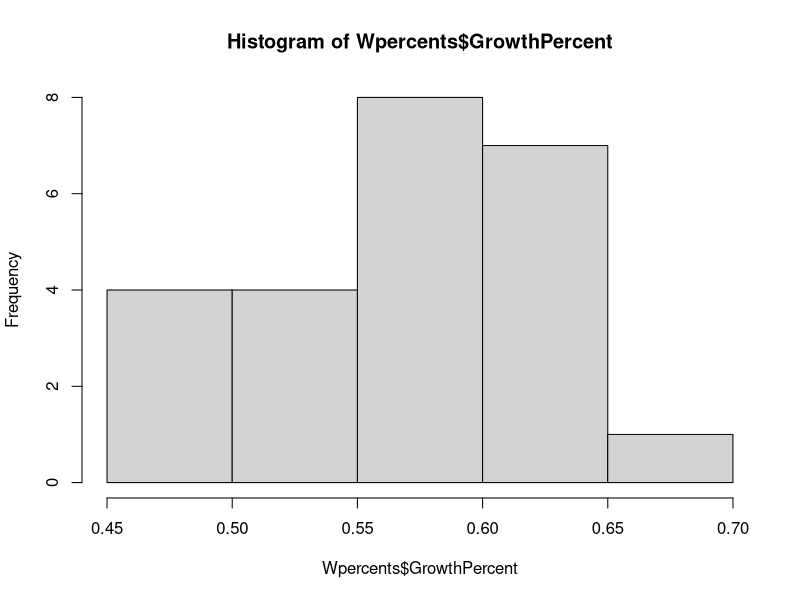
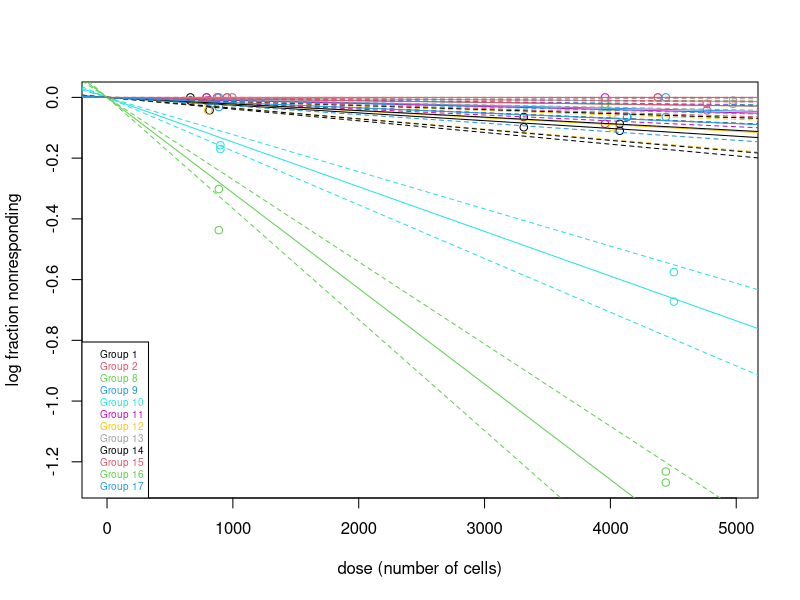

Generate these figures, in order, with R:
## ---- chunk 1
library(dplyr)
library(ggplot2)
library(reshape2)
library(stringr)
library(statmod)

RawData <- read.csv("HPRT_rawresults_072516.csv")
summary(RawData)
## ---- chunk 2
WEHIonly <- RawData %>% filter(Media == "WEHI")
summary(WEHIonly)
WEHIcomplete <- WEHIonly %>% filter(!is.na(WellsGrown))
Wpercents <- WEHIcomplete %>% transform(GrowthPercent = WellsGrown / WellsPlated)
hist(Wpercents$GrowthPercent)
## ---- chunk 3
#Creating a line-media combination to group analysis
GroupedData <- RawData %>% mutate(LineMedia = paste(LineID, Media))


WehiPE <- GroupedData %>% filter(Media == "WEHI")
WehiELDA <- elda(response = WehiPE$WellsGrown, dose = WehiPE$CellsPerWell, tested = WehiPE$WellsPlated, group = WehiPE$LineID, observed = FALSE, confidence = 0.95, test.unit.slope = TRUE)

WehiELDAest <- as.data.frame(WehiELDA$CI)
head(WehiELDA)
WehiELDAest <- add_rownames(WehiELDAest, var = "LineID")
WehiELDAest <- WehiELDAest %>% mutate(LineID = as.factor(LineID))
#write.csv(WehiELDAest, "WehiELDAConfIntervals.csv")

#Need to clean up the LineID field
WehiELDAest <- WehiELDAest %>% mutate(LineID = as.character(LineID))
WehiELDAest$LineID <- substr(WehiELDAest$LineID,7,nchar(WehiELDAest$LineID))

#Extract the PE estimate
PEonly <- WehiELDAest %>% select(LineID, Estimate)
PEonly <- PEonly %>% rename(PlatingEff = Estimate)
head(PEonly)

#Merge with the 6-TG data
TGonly <- GroupedData %>% filter(Media == "6-TG")
TGPE <- merge(TGonly, PEonly, by="LineID")
head(TGPE)

PEadjusted <- TGPE %>% mutate(TrueCellsPerWell = CellsPerWell / PlatingEff)
head(PEadjusted)
## ---- chunk 4
MassELDA <- elda(response = PEadjusted$WellsGrown, dose = PEadjusted$TrueCellsPerWell, tested = PEadjusted$WellsPlated, group = PEadjusted$LineID, observed = FALSE, confidence = 0.95, test.unit.slope = TRUE)
plot(MassELDA)
ELDACI <- as.data.frame(MassELDA$CI)

head(ELDACI)
ELDACI <- add_rownames(ELDACI, var = "LineID")
ELDACI <- ELDACI %>% mutate(LineID = as.character(LineID))
#write.csv(MassELDA$CI, "ELDAConfIntervals.csv")



